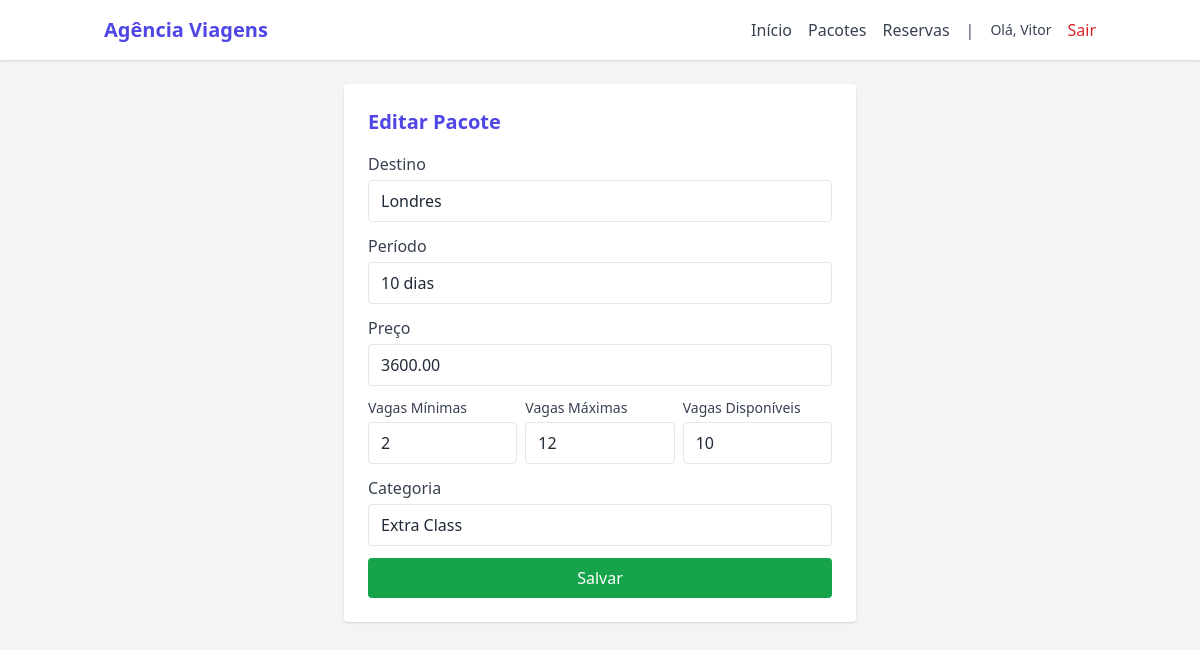
The app's page /pacote/1/editar (signed in) with its own data.
### app/models.py (models this page shows)
class User(db.Model, UserMixin):
    id = db.Column(db.Integer, primary_key=True)
    nome = db.Column(db.String(150), nullable=False)
    email = db.Column(db.String(150), unique=True, nullable=False)
    senha = db.Column(db.String(200), nullable=False)
    perfil = db.Column(db.String(20), default="atendente")
    criado_em = db.Column(db.DateTime, default=datetime.utcnow)

class Pacote(db.Model):
    id = db.Column(db.Integer, primary_key=True)
    destino = db.Column(db.String(150), nullable=False)
    periodo = db.Column(db.String(100), nullable=False)
    preco = db.Column(db.Float, nullable=False)
    vagas_min = db.Column(db.Integer, nullable=False)
    vagas_max = db.Column(db.Integer, nullable=False)
    vagas_disponiveis = db.Column(db.Integer, nullable=False)
    categoria = db.Column(db.String(100))
    criado_em = db.Column(db.DateTime, default=datetime.utcnow)

### app/views.py (the view, shortened to what this page needs)
@app.route("/pacote/<int:id>/editar", methods=["GET", "POST"])
@login_required
def editar_pacote(id):
    if current_user.perfil != "administrador":
        abort(403)
    p = Pacote.query.get_or_404(id)
    form = PacoteForm(obj=p)
    return render_template("editar_pacote.html", form=form, acao="Editar", pacote=p)

### app/forms.py
class PacoteForm(FlaskForm):
    destino = StringField("Destino", validators=[DataRequired()])
    periodo = StringField("Período", validators=[DataRequired()])
    preco = DecimalField("Preço", places=2, validators=[DataRequired()])
    vagas_min = IntegerField("Vagas Mínimas", validators=[DataRequired(), NumberRange(min=0)])
    vagas_max = IntegerField("Vagas Máximas", validators=[DataRequired(), NumberRange(min=1)])
    vagas_disponiveis = IntegerField("Vagas Disponíveis", validators=[DataRequired(), NumberRange(min=0)])
    categoria = StringField("Categoria", validators=[Optional()])
    submit = SubmitField("Salvar Pacote")

### app/views.py (called while the page is built)
@login_manager.user_loader
def load_user(user_id):
    return User.query.get(int(user_id))

### app/templates/editar_pacote.html (shortened to what this page needs)
{% extends "base.html" %}
{% block content %}
<div class="max-w-lg mx-auto bg-white p-6 rounded shadow">
  <h2 class="text-xl font-bold mb-4 text-indigo-600">{{ acao }} Pacote</h2>
  {% if acao == 'Reservar' %}
  <form method="POST" novalidate>
    {{ form.hidden_tag() }}
    <div class="mb-3">
      {{ form.cliente_nome.label(class="block mb-1 text-gray-700") }}
      {{ form.cliente_nome(class="w-full border rounded px-3 py-2") }}
      {% for e in form.cliente_nome.errors %}<p class="text-red-600 text-sm">{{ e }}</p>{% endfor %}
    </div>
    <div class="mb-3">
      {{ form.cliente_email.label(class="block mb-1 text-gray-700") }}
      {{ form.cliente_email(class="w-full border rounded px-3 py-2") }}
    </div>
    <div class="mb-3">
      {{ form.cliente_telefone.label(class="block mb-1 text-gray-700") }}
      {{ form.cliente_telefone(class="w-full border rounded px-3 py-2") }}
    </div>
    <div class="mb-3">
      {{ form.quantidade.label(class="block mb-1 text-gray-700") }}
      {{ form.quantidade(class="w-full border rounded px-3 py-2") }}
      {% for e in form.quantidade.errors %}<p class="text-red-600 text-sm">{{ e }}</p>{% endfor %}
    </div>
    <button type="submit" class="w-full bg-indigo-600 text-white py-2 rounded">Confirmar Reserva</button>
  </form>
  {% else %}
  <form method="POST" novalidate>
    <div class="mb-3">
      {{ form.destino.label(class="block mb-1 text-gray-700") }}
      {{ form.destino(class="w-full border rounded px-3 py-2") }}
    </div>
    <div class="mb-3">
      {{ form.periodo.label(class="block mb-1 text-gray-700") }}
      {{ form.periodo(class="w-full border rounded px-3 py-2") }}
    </div>
    <div class="mb-3">
      {{ form.preco.label(class="block mb-1 text-gray-700") }}
      {{ form.preco(class="w-full border rounded px-3 py-2") }}
    </div>
    <div class="mb-3 grid grid-cols-3 gap-2">
      <div>
        {{ form.vagas_min.label(class="block mb-1 text-gray-700 text-sm") }}
        {{ form.vagas_min(class="w-full border rounded px-3 py-2") }}
      </div>
      <div>
        {{ form.vagas_max.label(class="block mb-1 text-gray-700 text-sm") }}
        {{ form.vagas_max(class="w-full border rounded px-3 py-2") }}
      </div>
      <div>
        {{ form.vagas_disponiveis.label(class="block mb-1 text-gray-700 text-sm") }}
        {{ form.vagas_disponiveis(class="w-full border rounded px-3 py-2") }}
      </div>
    </div>
    <div class="mb-3">
      {{ form.categoria.label(class="block mb-1 text-gray-700") }}
      {{ form.categoria(class="w-full border rounded px-3 py-2") }}
    </div>
    <button type="submit" class="w-full bg-green-600 text-white py-2 rounded">Salvar</button>
  </form>
  {% endif %}
</div>
{% endblock %}

### app/templates/nav.html
<nav class="bg-white shadow">
  <div class="container mx-auto px-4 py-4 flex justify-between items-center">
    <a href="{{ url_for('index') }}" class="text-xl font-bold text-indigo-600">Agência Viagens</a>
    <div class="space-x-4 flex items-center">
      <a href="{{ url_for('index') }}" class="text-gray-700 hover:text-indigo-600">Início</a>
      <a href="{{ url_for('listar_pacotes') }}" class="text-gray-700 hover:text-indigo-600">Pacotes</a>
      <a href="{{ url_for('gestao_reservas') }}" class="text-gray-700 hover:text-indigo-600">Reservas</a>
      {% if current_user.is_authenticated %}
        <span class="text-gray-600">|</span>
        <span class="text-sm text-gray-700 mr-2">Olá, {{ current_user.nome }}</span>
        <a href="{{ url_for('logout') }}" class="text-red-600 hover:underline">Sair</a>
      {% else %}
        <a href="{{ url_for('login') }}" class="text-gray-700 hover:text-indigo-600">Login</a>
        <a href="{{ url_for('register') }}" class="text-gray-700 hover:text-indigo-600">Registrar</a>
      {% endif %}
    </div>
  </div>
</nav>

### records on screen
User: nome "Vitor"
Pacote: destino "Londres", periodo "10 dias", preco "3600.00", vagas_min "2", vagas_max "12", vagas_disponiveis "10", categoria "Extra Class"

### other values on screen
{{ acao }} "Editar"
